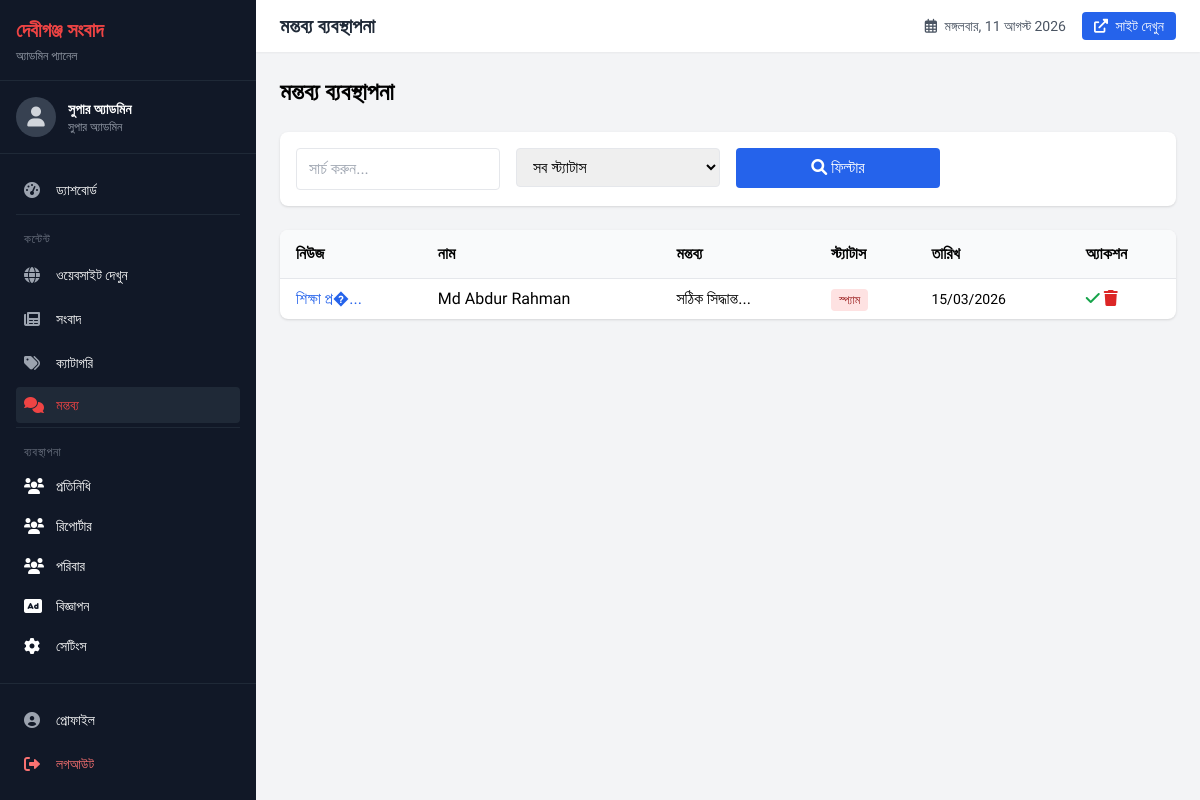
Page /admin/?q=comments (signed in) on the committed database.
### tables this page shows
CREATE TABLE `users` (
  `id` int(11) NOT NULL,
  `username` varchar(50) NOT NULL,
  `email` varchar(100) NOT NULL,
  `password` varchar(255) NOT NULL,
  `full_name` varchar(100) NOT NULL,
  `phone` varchar(20) DEFAULT NULL,
  `avatar` varchar(255) DEFAULT NULL,
  `bio` text DEFAULT NULL,
  `role` enum('super_admin','admin','editor','reporter','moderator') DEFAULT 'reporter',
  `status` enum('active','inactive','banned') DEFAULT 'active',
  `last_login` datetime DEFAULT NULL,
  `created_at` timestamp NOT NULL DEFAULT current_timestamp(),
  `updated_at` timestamp NOT NULL DEFAULT current_timestamp() ON UPDATE current_timestamp()
);

CREATE TABLE `comments` (
  `id` int(11) NOT NULL,
  `news_id` int(11) NOT NULL,
  `user_id` int(11) DEFAULT NULL,
  `name` varchar(100) DEFAULT NULL,
  `email` varchar(100) DEFAULT NULL,
  `comment` text NOT NULL,
  `status` enum('pending','approved','spam') DEFAULT 'pending',
  `ip_address` varchar(45) DEFAULT NULL,
  `created_at` timestamp NOT NULL DEFAULT current_timestamp()
);

CREATE TABLE `news` (
  `id` int(11) NOT NULL,
  `title_bn` varchar(255) NOT NULL,
  `title_en` varchar(255) DEFAULT NULL,
  `slug` varchar(255) NOT NULL,
  `content` text NOT NULL,
  `summary` text DEFAULT NULL,
  `featured_image` varchar(255) DEFAULT NULL,
  `gallery_images` longtext DEFAULT NULL CHECK (json_valid(`gallery_images`)),
  `video_url` varchar(255) DEFAULT NULL,
  `category_id` int(11) DEFAULT NULL,
  `tags` longtext DEFAULT NULL CHECK (json_valid(`tags`)),
  `author_id` int(11) DEFAULT NULL,
  `editor_id` int(11) DEFAULT NULL,
  `views` int(11) DEFAULT 0,
  `is_breaking` tinyint(1) DEFAULT 0,
  `is_featured` tinyint(1) DEFAULT 0,
  `is_trending` tinyint(1) DEFAULT 0,
  `status` enum('draft','published','archived') DEFAULT 'draft',
  `published_at` datetime DEFAULT NULL,
  `scheduled_at` datetime DEFAULT NULL,
  `meta_title` varchar(255) DEFAULT NULL,
  `meta_description` text DEFAULT NULL,
  `meta_keywords` text DEFAULT NULL,
  `created_at` timestamp NOT NULL DEFAULT current_timestamp(),
  `updated_at` timestamp NOT NULL DEFAULT current_timestamp() ON UPDATE current_timestamp()
);

### admin/comments/index.php (the view, shortened to what the rows shown need)
<?php
$page = isset($_GET['page']) ? intval($_GET['page']) : 1;
$limit = 20;
$offset = ($page - 1) * $limit;
$where = [];
$whereClause = $where ? 'WHERE ' . implode(' AND ', $where) : '';
$sql = "SELECT c.*, n.title_bn as news_title
        FROM comments c
        LEFT JOIN news n ON c.news_id = n.id
        $whereClause
        ORDER BY c.created_at DESC
        LIMIT $offset, $limit";
$result = $conn->query($sql);
?>
<div class="flex justify-between items-center mb-6">
    <h2 class="text-lg md:text-2xl font-bold">মন্তব্য ব্যবস্থাপনা</h2>
</div>
<div class="bg-white rounded-lg shadow overflow-x-auto">
    <table class="min-w-full">
        <thead class="bg-gray-50">
            <tr>
                <th class="px-4 py-3 text-left hidden md:table-cell">নিউজ</th>
                <th class="px-4 py-3 text-left hidden md:table-cell">নাম</th>
                <th class="px-4 py-3 text-left">মন্তব্য</th>
                <th class="px-4 py-3 text-left">স্ট্যাটাস</th>
                <th class="px-4 py-3 text-left hidden md:table-cell">তারিখ</th>
                <th class="px-4 py-3 text-left">অ্যাকশন</th>
            </tr>
        </thead>
        <tbody class="text-sm md:text-base">
            <?php if ($result && $result->num_rows > 0): ?>
                <?php while ($comment = $result->fetch_assoc()): ?>
                <tr class="border-t hover:bg-gray-50">
                    <td class="px-4 py-2 hidden md:table-cell">
                        <a href="../news/?feed=<?php echo $comment['news_id']; ?>" target="_blank" class="text-blue-600 hover:underline">
                            <?php echo e(substr($comment['news_title'], 0, 30) . '...'); ?>
                        </a>
                    </td>
                    <td class="px-4 py-2 hidden md:table-cell"><?php echo e($comment['name']); ?></td>
                    <td class="px-4 py-2 max-w-40 md:max-w-none">
                        <div class="max-w-xs truncate" title="<?php echo e($comment['comment']); ?>">
                            <?php echo e(substr($comment['comment'], 0, 50) . '...'); ?>
                        </div>
                    </td>
                    <td class="px-4 py-2">
                        <?php if ($comment['status'] == 'approved'): ?>
                            <span class="bg-green-100 text-green-800 px-2 py-1 rounded text-xs">অনুমোদিত</span>
                        <?php elseif ($comment['status'] == 'pending'): ?>
                            <span class="bg-yellow-100 text-yellow-800 px-2 py-1 rounded text-xs">পেন্ডিং</span>
                        <?php else: ?>
                            <span class="bg-red-100 text-red-800 px-2 py-1 rounded text-xs">স্প্যাম</span>
                        <?php endif; ?>
                    </td>
                    <td class="px-4 py-2 text-sm hidden md:table-cell"><?php echo date('d/m/Y', strtotime($comment['created_at'])); ?></td>
                    <td class="px-4 py-2">
                        <div class="flex gap-1">
                            <?php if ($comment['status'] != 'approved'): ?>
                            <a href="?q=comments&approve_id=<?php echo $comment['id']; ?>" class="text-green-600 hover:text-green-800" title="অনুমোদন">
                                <i class="fas fa-check"></i>
                            </a>
                            <?php endif; ?>
                            <a href="?q=comments&delete_id=<?php echo $comment['id']; ?>"
                               class="text-red-600 hover:text-red-800 delete-confirm"
                               data-message="এই মন্তব্য মুছে ফেলবেন?">
                                <i class="fas fa-trash"></i>
                            </a>
                        </div>
                    </td>
                </tr>
                <?php endwhile; ?>
            <?php endif; ?>
        </tbody>
    </table>
</div>

### admin/includes/header.php (shortened to what the rows shown need)
<?php
require_once 'auth.php';
$auth->requireLogin();
$currentUser = $auth->getUser();
?>
<!DOCTYPE html>
<html lang="bn">
<head>
    <script src="https://cdn.tailwindcss.com"></script>
    <link rel="stylesheet" href="https://cdnjs.cloudflare.com/ajax/libs/font-awesome/6.0.0/css/all.min.css">
    <link rel="stylesheet" href="assets/css/admin.css">
    <link href="https://cdn.jsdelivr.net/npm/select2@4.1.0-rc.0/dist/css/select2.min.css" rel="stylesheet" />
    <link rel="stylesheet" href="https://cdnjs.cloudflare.com/ajax/libs/bootstrap-datepicker/1.9.0/css/bootstrap-datepicker.min.css">
    <link rel="stylesheet" href="https://cdnjs.cloudflare.com/ajax/libs/bootstrap-timepicker/0.5.2/css/bootstrap-timepicker.min.css">
</head>
<body class="bg-gray-100">
    <div class="flex h-screen">
        <div class="fixed md:static inset-y-0 left-0 transform -translate-x-full md:translate-x-0 transition duration-200 ease-in-out z-30 w-64 bg-gray-900 text-white flex flex-col h-full" id="sidebar">
            <div class="hidden md:block p-4 border-b border-gray-800">
                <h2 class="text-xl font-bold text-red-500">দেবীগঞ্জ সংবাদ</h2>
            </div>
            <div class="p-4 border-b border-gray-800">
                <div class="flex items-center">
                    <div class="ml-3 min-w-0 flex-1">
                        <p class="font-semibold text-sm truncate"><?php echo e($currentUser['full_name']); ?></p>
                        <p class="text-xs text-gray-400 truncate">
                            <?php
                                $roleNames = [
                                    'super_admin' => 'সুপার অ্যাডমিন',
                                    'admin' => 'অ্যাডমিন',
                                    'editor' => 'এডিটর',
                                    'reporter' => 'রিপোর্টার',
                                    'moderator' => 'মডারেটর'
                                ];
                                echo $roleNames[$currentUser['role']] ?? $currentUser['role'];
                            ?>
                        </p>
                    </div>
                </div>
            </div>
                <?php $active = $_GET['q'] ?? 'dashboard'; ?>
        </div>
        <div class="flex-1 flex flex-col overflow-hidden <?= $active === 'dashboard' ? '' : '' ?>">
            <div class="hidden md:flex bg-white shadow-sm px-6 py-3 justify-between items-center">
                <h1 class="text-xl font-semibold text-gray-800">
                    <?php
                    $titles = [
                        'profile' => 'আমার প্রোফাইল',
                        'dashboard' => 'ড্যাশবোর্ড',
                        'news' => 'সংবাদ ব্যবস্থাপনা',
                        'categories' => 'ক্যাটাগরি ব্যবস্থাপনা',
                        'gallery' => 'ছবি গ্যালারি',
                        'users' => 'ব্যবহারকারী ব্যবস্থাপনা',
                        'roles' => 'রোল ব্যবস্থাপনা',
                        'comments' => 'মন্তব্য ব্যবস্থাপনা',
                        'ads' => 'বিজ্ঞাপন ব্যবস্থাপনা',
                        'settings' => 'সেটিংস'
                    ];
                    echo $titles[$active] ?? 'অ্যাডমিন প্যানেল';
                    ?>
                </h1>
            </div>
            <div class="flex-1 overflow-y-auto p-4 md:p-6">

### rows in the picture
users: full_name "সুপার অ্যাডমিন", role "সুপার অ্যাডমিন"
comments: news.title_bn "শিক্ষা প্র�...", name "Md Abdur Rahman", comment "সঠিক সিদ্ধান্ত...", status "স্প্যাম", created_at "15/03/2026"

### other values in the picture
$titles[$active] "মন্তব্য ব্যবস্থাপনা"
$days[$date['wday']] "মঙ্গলবার"
$date['mday'] "11"
$months[$date['mon']-1] "আগস্ট"
$date['year'] "2026"
